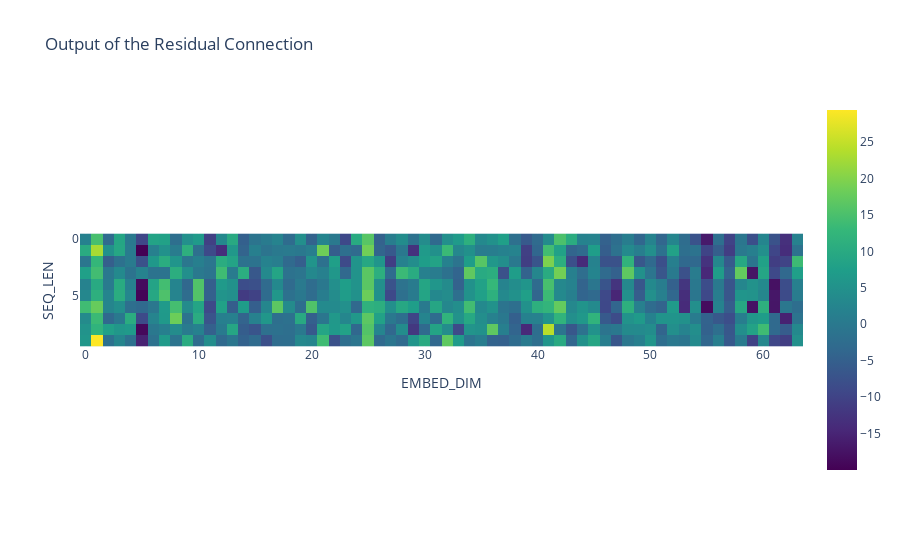

Write notebook code for a chart like this one.
### Markdown cell above
### ***4) Residual Connection and Layer Norm***

### Code cell
residual_connection = linear_attention + positional_embeddings
px.imshow(residual_connection[0], title="Output of the Residual Connection", labels=dict(x="EMBED_DIM", y="SEQ_LEN"), color_continuous_scale="VIRIDIS")

### Figure 1 — Plotly figure (JSON) as saved in the notebook; plotly's stock layout.template omitted (floating-point values rounded to 4 significant figures; data arrays with more than 128 entries replaced by an {"elided": "..."} marker saying what was removed)
{"data": [{"coloraxis": "coloraxis", "hovertemplate": "EMBED_DIM: %{x}<br>SEQ_LEN: %{y}<br>color: %{z}<extra></extra>", "name": "0", "type": "heatmap", "xaxis": "x", "yaxis": "y", "z": {"elided": "10x64 float values"}}], "layout": {"coloraxis": {"colorscale": [[0, "#440154"], [0.1111, "#482878"], [0.2222, "#3e4989"], [0.3333, "#31688e"], [0.4444, "#26828e"], [0.5556, "#1f9e89"], [0.6667, "#35b779"], [0.7778, "#6ece58"], [0.8889, "#b5de2b"], [1, "#fde725"]]}, "title": {"text": "Output of the Residual Connection"}, "xaxis": {"anchor": "y", "constrain": "domain", "domain": [0, 1], "scaleanchor": "y", "title": {"text": "EMBED_DIM"}}, "yaxis": {"anchor": "x", "autorange": "reversed", "constrain": "domain", "domain": [0, 1], "title": {"text": "SEQ_LEN"}}}}
